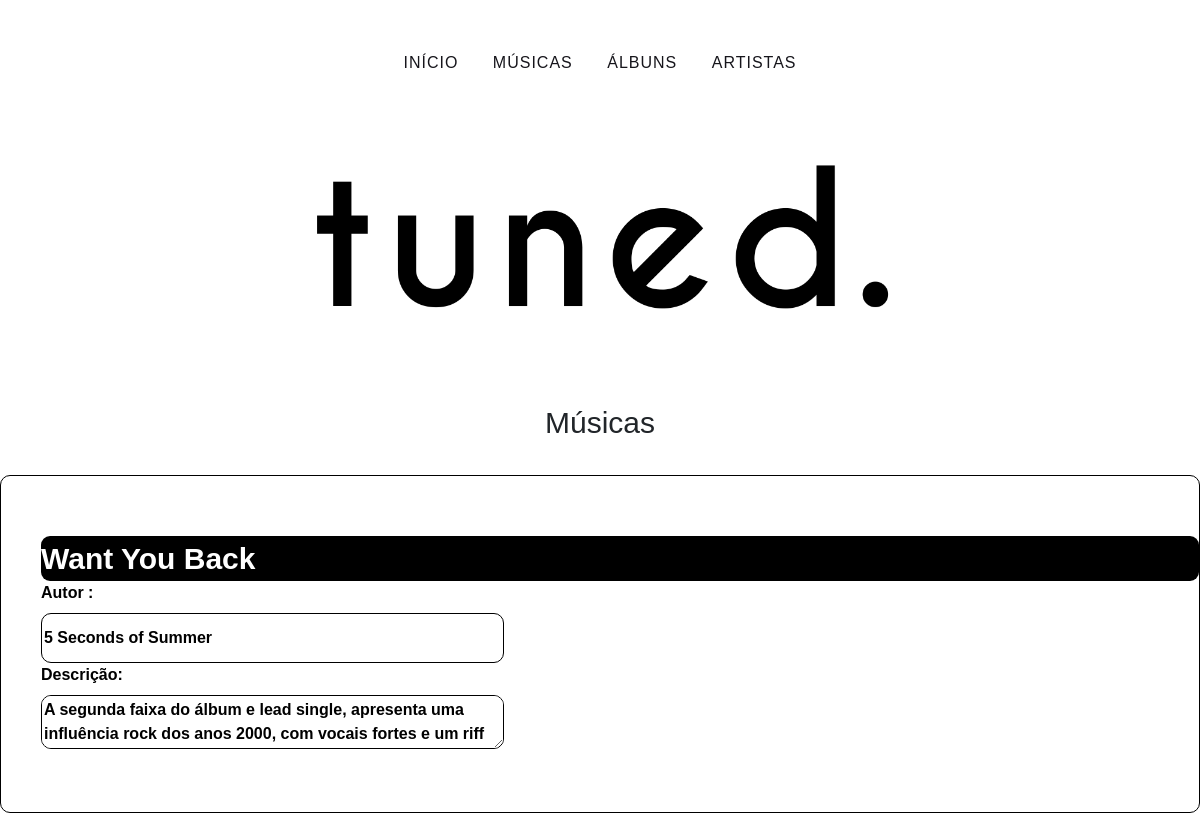
The page /store on the database as committed earlier.
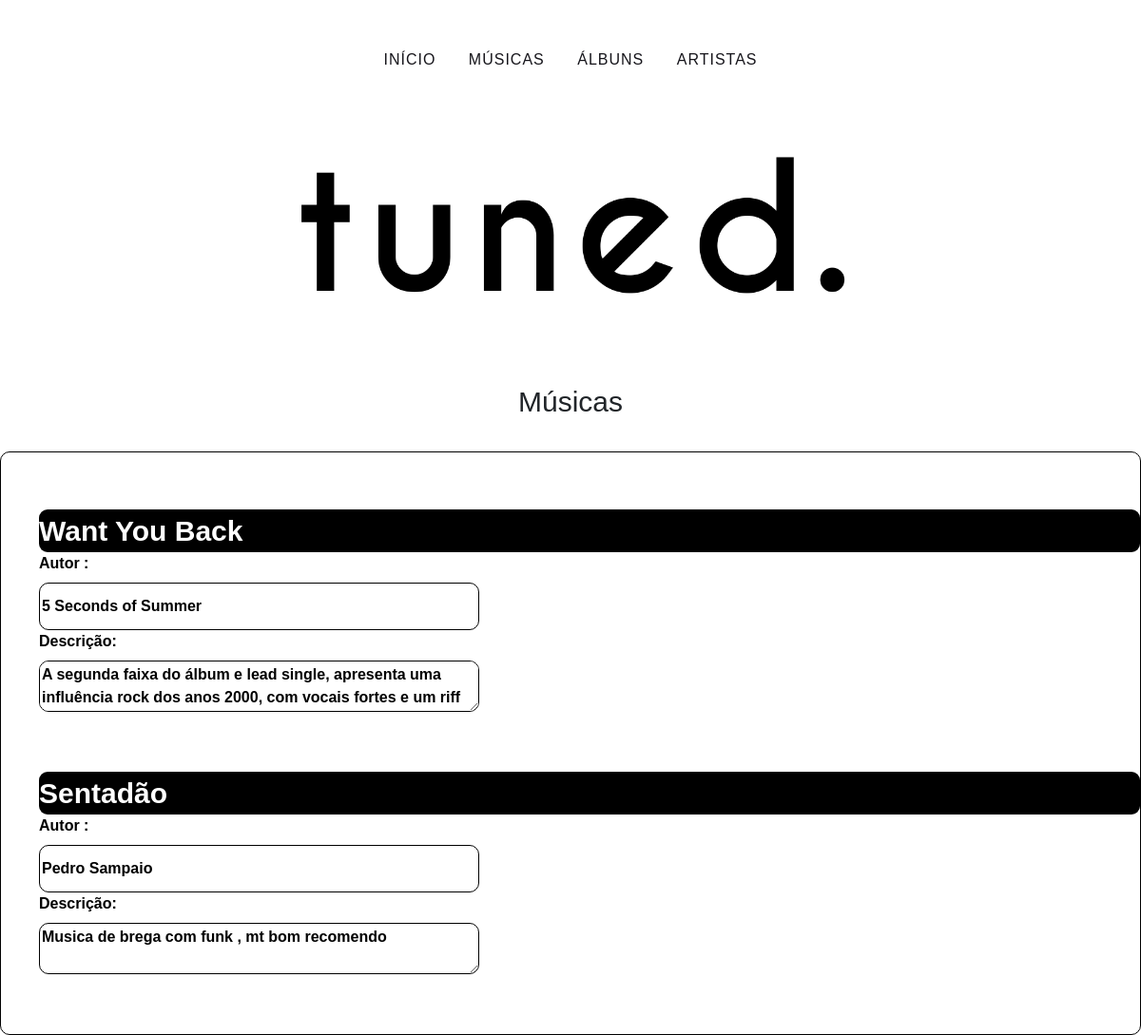
The same page on the database as committed later.
### tune/models.py (models this page shows)
class Musica (models.Model):
    name = models.CharField('name',max_length = 30 )
    author = models.CharField('author', max_length = 50)
    desc = models.CharField('desc', max_length = 500)

### tune/views.py (the view)
# urls.py: path('store', store),
def store(request):
    listM = Musica.objects.all()
    context = {
        'musicas': listM
    }
    return render(request, 'store.html', context)

### tune/templates/store.html (shortened to what this page needs)
{%load static%}
<!DOCTYPE html>
<html lang="en">
<head>
    <link rel="stylesheet" href="https://stackpath.bootstrapcdn.com/bootstrap/4.3.1/css/bootstrap.min.css">
      <link rel="stylesheet" href=" {% static 'css/estilo.css'%}">
</head>
<body>
<nav>
 <a href="  " style=" text-decoration: none;">INÍCIO</a>
  <a href="store" style=" text-decoration: none;">MÚSICAS</a>
  <a href="order" style=" text-decoration: none;">ÁLBUNS</a>
  <a href="contact" style=" text-decoration: none;">ARTISTAS</a>
</nav>
<div class="logo">
    <img src="{%static 'img/logomarca.png'%}">
    <h2>Músicas</h2>
</div>
<div class="div-feed">
          {% for a in musicas%}
        <ul class="ul-feed">
            <li class="lititle">{{a.name}}</li>
            <li><label>Autor : </label><br><input class="txtbox" type="text" value="{{a.author}}" readonly> </li>
            <li> <label>Descrição:</label><br><textarea class="txtbox" readonly>{{a.desc}}</textarea></li>
        </ul>
        {%endfor%}
    </div>
</body>
</html>

Rows that differ between the two databases and show on the page:
added Musica: name "Sentadão", author "Pedro Sampaio", desc "Musica de brega com funk , mt bom recomendo"
